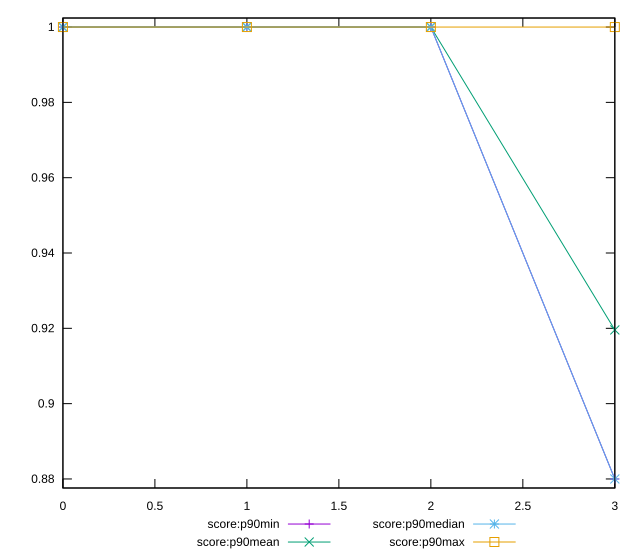

Recreate this plot in gnuplot.
reset

$scoreP90Min <<EOF
0 1
1 1
2 1
3 0.88
EOF

$scoreP90Mean <<EOF
0 1
1 1
2 1
3 0.919574468085106
EOF

$scoreP90Median <<EOF
0 1
1 1
2 1
3 0.88
EOF

$scoreP90Max <<EOF
0 1
1 1
2 1
3 1
EOF

set key outside below
set xrange [0:3]
set yrange [0.8776:1.0024]
set trange [0.8776:1.0024]
set terminal svg size 640, 560 enhanced background rgb 'white'
set output "reports/report_00032_2021-02-25T10-28-15.087Z/unminified-javascript/progression/score.svg"

plot $scoreP90Min title "score:p90min" with linespoints, \
     $scoreP90Mean title "score:p90mean" with linespoints, \
     $scoreP90Median title "score:p90median" with linespoints, \
     $scoreP90Max title "score:p90max" with linespoints

reset
